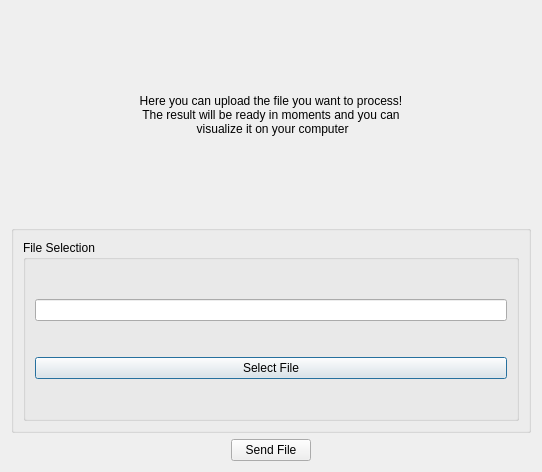
<?xml version="1.0" encoding="UTF-8"?>
<ui version="4.0">
 <class>FileUploadWindow</class>
 <widget class="QDialog" name="FileUploadWindow">
  <property name="geometry">
   <rect>
    <x>0</x>
    <y>0</y>
    <width>542</width>
    <height>472</height>
   </rect>
  </property>
  <property name="windowTitle">
   <string>Dialog</string>
  </property>
  <layout class="QGridLayout" name="gridLayout_3">
   <item row="0" column="0" colspan="3">
    <widget class="QLabel" name="label">
     <property name="text">
      <string>Here you can upload the file you want to process!
The result will be ready in moments and you can
 visualize it on your computer</string>
     </property>
     <property name="alignment">
      <set>Qt::AlignCenter</set>
     </property>
    </widget>
   </item>
   <item row="1" column="0" colspan="3">
    <widget class="QGroupBox" name="groupBox">
     <property name="title">
      <string/>
     </property>
     <layout class="QHBoxLayout" name="horizontalLayout">
      <item>
       <widget class="QGroupBox" name="fileSelect">
        <property name="title">
         <string>File Selection</string>
        </property>
        <layout class="QGridLayout" name="gridLayout">
         <item row="1" column="0">
          <widget class="QPushButton" name="pushButton">
           <property name="text">
            <string>Select File</string>
           </property>
          </widget>
         </item>
         <item row="0" column="0">
          <widget class="QLineEdit" name="filePath">
           <property name="inputMask">
            <string/>
           </property>
           <property name="readOnly">
            <bool>true</bool>
           </property>
          </widget>
         </item>
        </layout>
       </widget>
      </item>
     </layout>
    </widget>
   </item>
   <item row="2" column="0">
    <spacer name="horizontalSpacer_2">
     <property name="orientation">
      <enum>Qt::Horizontal</enum>
     </property>
     <property name="sizeHint" stdset="0">
      <size>
       <width>210</width>
       <height>20</height>
      </size>
     </property>
    </spacer>
   </item>
   <item row="2" column="1">
    <widget class="QPushButton" name="sendFile_btn">
     <property name="text">
      <string>Send File</string>
     </property>
    </widget>
   </item>
   <item row="2" column="2">
    <spacer name="horizontalSpacer">
     <property name="orientation">
      <enum>Qt::Horizontal</enum>
     </property>
     <property name="sizeHint" stdset="0">
      <size>
       <width>210</width>
       <height>20</height>
      </size>
     </property>
    </spacer>
   </item>
  </layout>
 </widget>
 <resources/>
 <connections/>
</ui>
